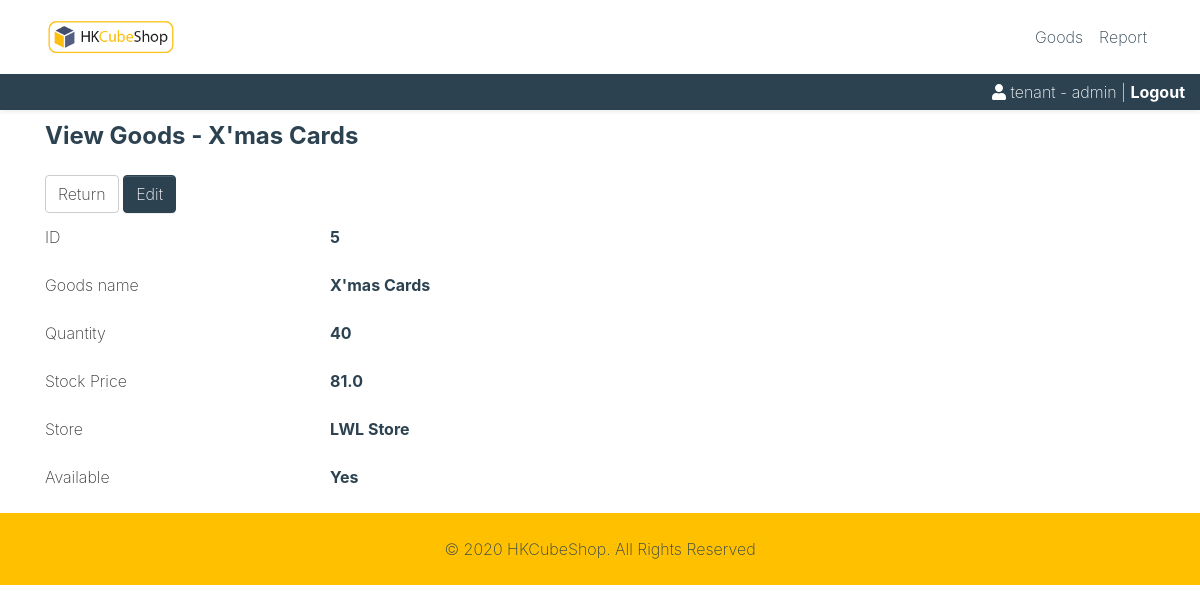
Page /view-goods.php?goodsNumber=5 (signed in) on the committed database.
### tables this page shows
CREATE TABLE `Goods` (
  `goodsNumber` int(10) NOT NULL AUTO_INCREMENT,
  `consignmentStoreID` int(10) NOT NULL,
  `goodsName` varchar(255) NOT NULL,
  `stockPrice` decimal(10,1) NOT NULL,
  `remainingStock` int(7) NOT NULL DEFAULT '0',
  `status` int(1) NOT NULL COMMENT 'The goods should include 2 stock status:  \n1. “Available”: Show only the available goods.  \n2. “Unavailable”: The goods has been discontinued or not already for sell.  ',
  PRIMARY KEY (`goodsNumber`),
  KEY `FKGoods866951` (`consignmentStoreID`),
  CONSTRAINT `FKGoods866951` FOREIGN KEY (`consignmentStoreID`) REFERENCES `ConsignmentStore` (`consignmentStoreID`)
);

CREATE TABLE `ConsignmentStore` (
  `consignmentStoreID` int(10) NOT NULL AUTO_INCREMENT,
  `tenantID` varchar(50) NOT NULL,
  `ConsignmentStoreName` varchar(255) NOT NULL,
  PRIMARY KEY (`consignmentStoreID`),
  KEY `FKConsignmen625115` (`tenantID`),
  CONSTRAINT `FKConsignmen625115` FOREIGN KEY (`tenantID`) REFERENCES `Tenant` (`tenantID`)
);

### view-goods.php (the view, shortened to what this page needs)
<?php
include 'inc/header.php';
$goodsNumber = $_GET['goodsNumber'];
$goodsNumber = $conn->real_escape_string($goodsNumber);
$sql = "
SELECT goods.*, ConsignmentStoreName, tenantID FROM Goods
INNER JOIN consignmentStore on goods.consignmentstoreID = consignmentStore.consignmentStoreID WHERE goodsNumber = '$goodsNumber' and tenantID = '$_SESSION[tenantID]';
";
$query = mysqli_query($conn, $sql) or die(mysqli_error($conn));
if (mysqli_num_rows($query) > 0){
	$goods = mysqli_fetch_assoc($query);
	$availability = ($goods["status"] == 1) ? "Yes": "No";
	print("
	<div class='container'>
	<div class='row'>
	<div class='col-12 mt-2'>
	<h4 class='text-secondary'>View Goods - $goods[goodsName]</h4>
	</div>
	</div>
	</div>
	<div class='container'>
	<div class='row mt-2'>
	<div class='col-12'>
	<a href='list-goods.php' class='btn btn-default'>Return</a>
	<a href='edit-goods.php?goodsNumber=$goods[goodsNumber]' class='btn btn-secondary'>Edit</a>
	</div>
	</div>
	<div class='row mt-2'>
	<div class='col-12 col-sm-3'>
	ID
	</div>
	<div class='col-12 col-sm-8 text-secondary font-weight-bold'>
	$goods[goodsNumber]
	</div>
	</div>
	<div class='row mt-3'>
	<div class='col-12 col-sm-3'>
	Goods name
	</div>
	<div class='col-12 col-sm-8 text-secondary font-weight-bold'>
	$goods[goodsName]
	</div>
	</div>
	<div class='row mt-3'>
	<div class='col-12 col-sm-3'>
	Quantity
	</div>
	<div class='col-12 col-sm-8 text-secondary font-weight-bold'>
	$goods[remainingStock]
	</div>
	</div>
	<div class='row mt-3'>
	<div class='col-12 col-sm-3'>
	Stock Price
	</div>
	<div class='col-12 col-sm-8 text-secondary font-weight-bold'>
	$goods[stockPrice]
	</div>
	</div>
	<div class='row mt-3'>
	<div class='col-12 col-sm-3'>
	Store
	</div>
	<div class='col-12 col-sm-8 text-secondary font-weight-bold'>
	$goods[ConsignmentStoreName]
	</div>
	</div>
	<div class='row mt-3'>
	<div class='col-12 col-sm-3'>
	Available
	</div>
	<div class='col-12 col-sm-8 text-secondary font-weight-bold'>
	$availability
	</div>
	</div>
	</div>
	");
}
?>
<?php
include 'inc/footer.php';
?>

### css/custom.css (style rules this page uses)
.btn-default { color:#333;background-color:#fff;border-color:#ccc }
.bg-secondary a { color: #F1D92F; }
h1, h2, h3, h4, h5, h6 { font-weight: bold; }

### rows in the picture
goods: goodsName "X'mas Cards", goodsNumber "5", remainingStock "40", stockPrice "81.0", consignmentStoreID.ConsignmentStoreName "LWL Store", status "Yes"
